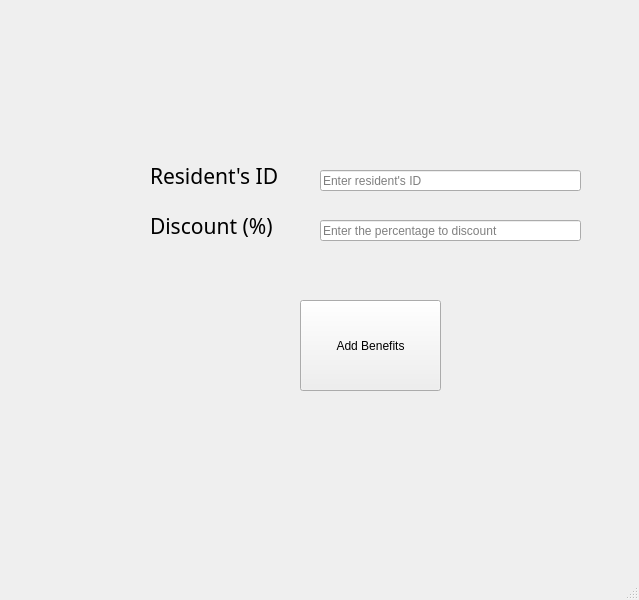
<?xml version="1.0" encoding="UTF-8"?>
<ui version="4.0">
 <class>MainWindow</class>
 <widget class="QMainWindow" name="MainWindow">
  <property name="geometry">
   <rect>
    <x>0</x>
    <y>0</y>
    <width>639</width>
    <height>600</height>
   </rect>
  </property>
  <property name="acceptDrops">
   <bool>false</bool>
  </property>
  <property name="windowTitle">
   <string>Resident's Discount</string>
  </property>
  <property name="windowIcon">
   <iconset resource="Iconresfinal.qrc">
    <normaloff>:/iconres/icons/discount-icon.png</normaloff>:/iconres/icons/discount-icon.png</iconset>
  </property>
  <widget class="QWidget" name="centralwidget">
   <widget class="QLineEdit" name="Perben">
    <property name="geometry">
     <rect>
      <x>320</x>
      <y>220</y>
      <width>261</width>
      <height>21</height>
     </rect>
    </property>
    <property name="text">
     <string/>
    </property>
    <property name="placeholderText">
     <string>Enter the percentage to discount</string>
    </property>
    <property name="clearButtonEnabled">
     <bool>false</bool>
    </property>
   </widget>
   <widget class="QPushButton" name="addbenpers_bt">
    <property name="geometry">
     <rect>
      <x>300</x>
      <y>300</y>
      <width>141</width>
      <height>91</height>
     </rect>
    </property>
    <property name="text">
     <string>Add Benefits</string>
    </property>
   </widget>
   <widget class="QLineEdit" name="IDResben">
    <property name="geometry">
     <rect>
      <x>320</x>
      <y>170</y>
      <width>261</width>
      <height>21</height>
     </rect>
    </property>
    <property name="text">
     <string/>
    </property>
    <property name="placeholderText">
     <string>Enter resident's ID</string>
    </property>
    <property name="clearButtonEnabled">
     <bool>false</bool>
    </property>
   </widget>
   <widget class="QLabel" name="label">
    <property name="geometry">
     <rect>
      <x>150</x>
      <y>160</y>
      <width>151</width>
      <height>31</height>
     </rect>
    </property>
    <property name="font">
     <font>
      <family>Montserrat</family>
      <pointsize>16</pointsize>
      <weight>50</weight>
      <italic>false</italic>
      <bold>false</bold>
     </font>
    </property>
    <property name="text">
     <string>Resident's ID</string>
    </property>
   </widget>
   <widget class="QLabel" name="label_2">
    <property name="geometry">
     <rect>
      <x>150</x>
      <y>210</y>
      <width>141</width>
      <height>31</height>
     </rect>
    </property>
    <property name="font">
     <font>
      <family>Montserrat</family>
      <pointsize>16</pointsize>
      <weight>50</weight>
      <italic>false</italic>
      <bold>false</bold>
     </font>
    </property>
    <property name="text">
     <string>Discount (%)</string>
    </property>
   </widget>
  </widget>
  <widget class="QMenuBar" name="menubar">
   <property name="geometry">
    <rect>
     <x>0</x>
     <y>0</y>
     <width>639</width>
     <height>21</height>
    </rect>
   </property>
  </widget>
  <widget class="QStatusBar" name="statusbar"/>
 </widget>
 <resources>
  <include location="Iconresfinal.qrc"/>
 </resources>
 <connections/>
</ui>
